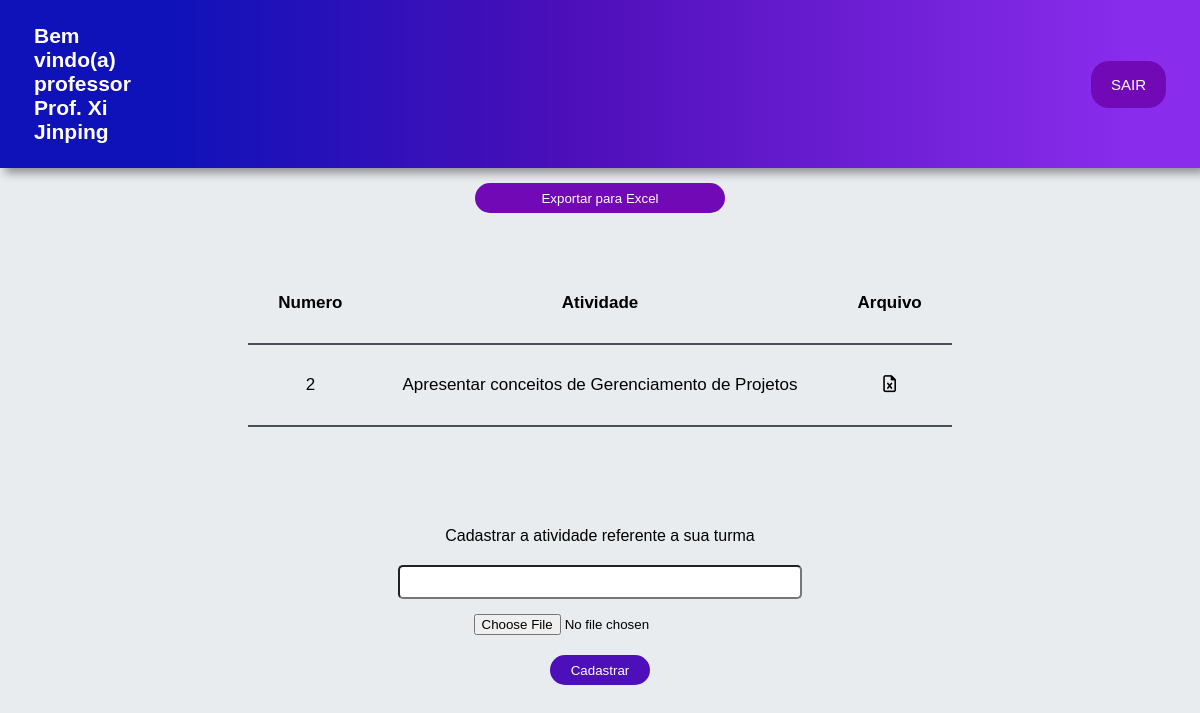
The app's page /cad_atividade/3, older data.
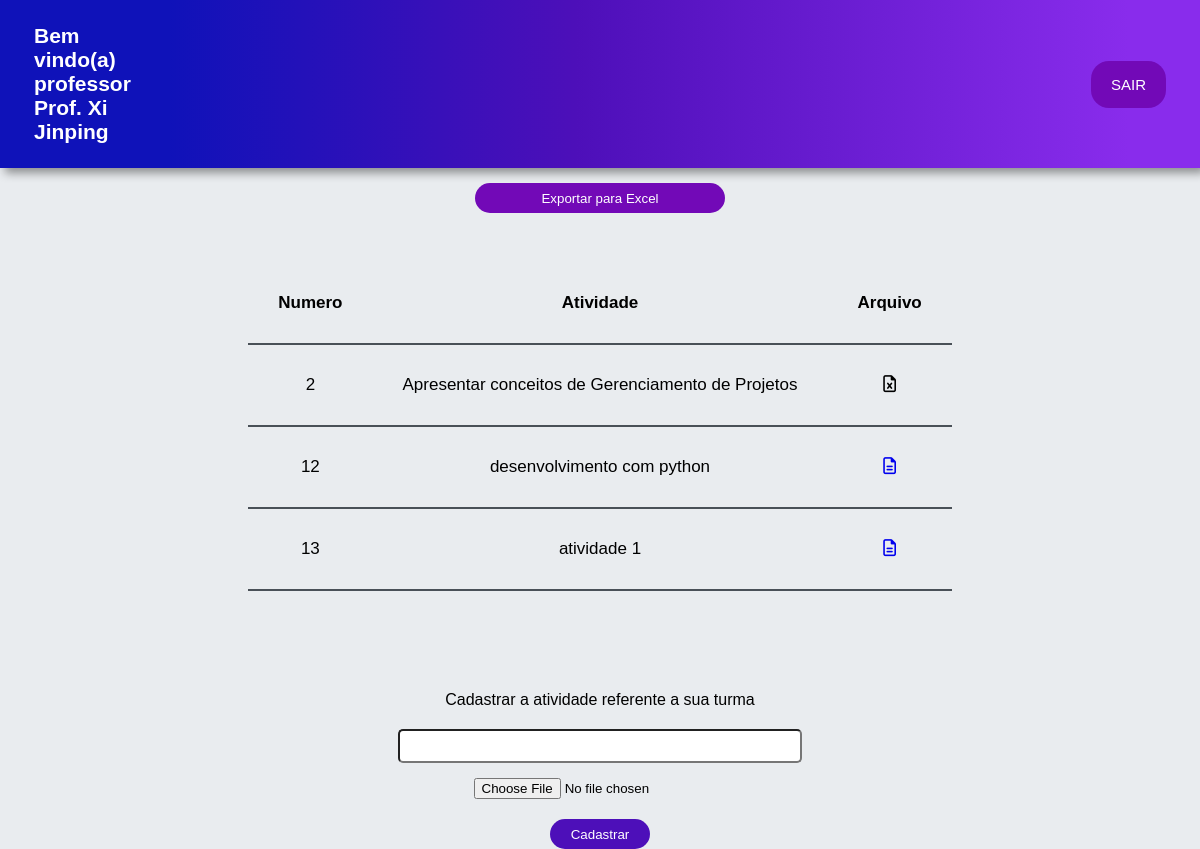
The same page, newer data.
### App_Escola/models.py (models this page shows, shortened)
class Professor(models.Model):
    nome = models.CharField(max_length=120)
    email = models.CharField(max_length=120)
    senha = models.CharField(max_length=120)

class Atividade(models.Model):
    nome_atividade = models.CharField(max_length=120)
    id_turma = models.ForeignKey(Turma, null=True, on_delete=models.CASCADE)
    arquivo = models.FileField(upload_to='atividade_arquivo/', blank=True, null=True)

### App_Escola/views.py (the view, shortened to what this page needs)
# urls.py: path('cad_atividade/<int:id_turma>', views.cad_atividade, name='cad_atividade'),
def cad_atividade(request, id_turma):
    turma = Turma.objects.get(pk=id_turma)
    atividades_turma = Atividade.objects.filter(id_turma_id=id_turma)
    arquivo = request.FILES.get('arquivo') # Obtem o arquivo enviado pelo formulario
    return render(request, "turmaAtividade.html", {
        "id_turma": id_turma,
        "atividades": atividades_turma,
        "usuario_logado": turma.id_professor.nome
    })

### App_Escola/templates/turmaAtividade.html (shortened to what this page needs)
{% load static %}
<!DOCTYPE html>
<html lang="en">
<head>
    <link rel="stylesheet" type="text/css" href="{% static 'css/turmaAtividade.css' %}">
</head>
    <header>
        <nav>
            <div class="nav-bar">
                <h1>Bem vindo(a) professor {{usuario_logado}}</h1>
                <button><a href="{%url 'sair'%}" style="color: #fff;">SAIR</a></button>
            </div>
        </nav>
    </header>
<body>
    <main>
        <div class="dados_excel">
            <a href="{% url 'exportar_excel_atividade' %}" download style="display: flex; align-content: center;
            justify-content: center;align-items: center;padding-top: 15px;">
                <button class="exportar_dados" style="background: #7209b7;width: 250px;
                height: 30px;border-radius: 15px;border: none;">Exportar para Excel</button>
            </a>
        </div>
        <div class="tabela">
            <table>
                <tr>
                    <th>Numero</th>
                    <th>Atividade</th>
                    <th>Arquivo</th>
                </tr>
                {% for atividade in atividades %}
                <tr>
                    <td>{{ atividade.id }}</td>
                    <td>{{ atividade.nome_atividade }}</td>
                    <td>
                        {% if atividade.arquivo %}
                            <a href="../../{{atividade.arquivo}}"><i class="fa-regular fa-file-lines"></i></a>
                        {% else %}
                            <p><i class="fa-regular fa-file-excel"></i></p>
                        {% endif %}
                    </td>
                </tr>
                {% endfor %}
            </table>
        </div>
        <form method="POST" action="{% url 'cad_atividade' id_turma=id_turma%}" enctype="multipart/form-data">
            <div class="enviar_atividade">
                <p>Cadastrar a atividade referente a sua turma</p>
                <input style="height: 30px; width: 400px; margin-top: 20px; border-radius: 5px;" type="text" id="descricao" name="descricao"/>
                <input style="margin-top: 15px;" type="file" name="arquivo" id="arquivo" value="Caminho do arquivo"/>
                <div class="botoes">
                    <div class="botao_confirmar" >
                        <button type="submit" class="btn_conf">Cadastrar</button>
                    </div>
                </div>
            </div>
        </form>
    </main>
</body>
</html>

### App_Escola/static/css/turmaAtividade.css (style rules this page uses)
* { margin: 0px; padding: 0px; }
body { width: 100%; background-color: #e9ecef; }
header { display: flex; padding: 3vh; justify-content: space-around; align-items: center; font-family: "Roboto-Condensed", sans-serif; font-size: 14px; color: #ffff; background: linear-gradient(90deg, rgba(15,18,185,1) 14%, rgba(77,15,185,1) 48%, rgba(137,44,236,1) 94%); filter: drop-shadow(5px 5px 5px rgba(0 0 0 / 40%)); }
.nav-bar { display: flex; justify-content: space-around; align-items: center; padding: 0 10px 0 10px; }
.nav-bar h1 { padding-right: 120vh; align-items: center; }
.nav-bar button { display: flex; padding: 15px 20px 15px 20px; border: none; background-color:#7209B7 ; border-radius: 18px; color: white; font-family: "Roboto-Condensed", sans-serif; font-size: 15px; }
.tabela { display: flex; justify-content: center; align-items: center; padding-top: 50px; }
table, th, td { border-collapse: collapse; padding: 30px; text-align: center; font-family: "Roboto-Condensed", sans-serif; font-size: 17px; border-bottom: 2px solid #495057; }
button { display: flex; align-items: center; justify-content: center; color: #ffff; border-radius: 18px; border: none; }
a { text-decoration: none; }
p { font-family: "Roboto-Condensed", sans-serif; }
.enviar_atividade { display: flex; justify-content: center; align-items: center; margin-top: 100px; flex-direction: column; }
.botao_confirmar button { width: 100px; height: 30px; padding: 10px 10px 10px 10px; align-items: center; margin-top: 20px; justify-content: center; color: #ffff; }
.btn_conf { background-color: rgba(77, 15, 185, 1);; }

Row changes from the older to the newer data that the page shows:
added Atividade: id "12", nome_atividade "desenvolvimento com python"
added Atividade: id "13", nome_atividade "atividade 1"
